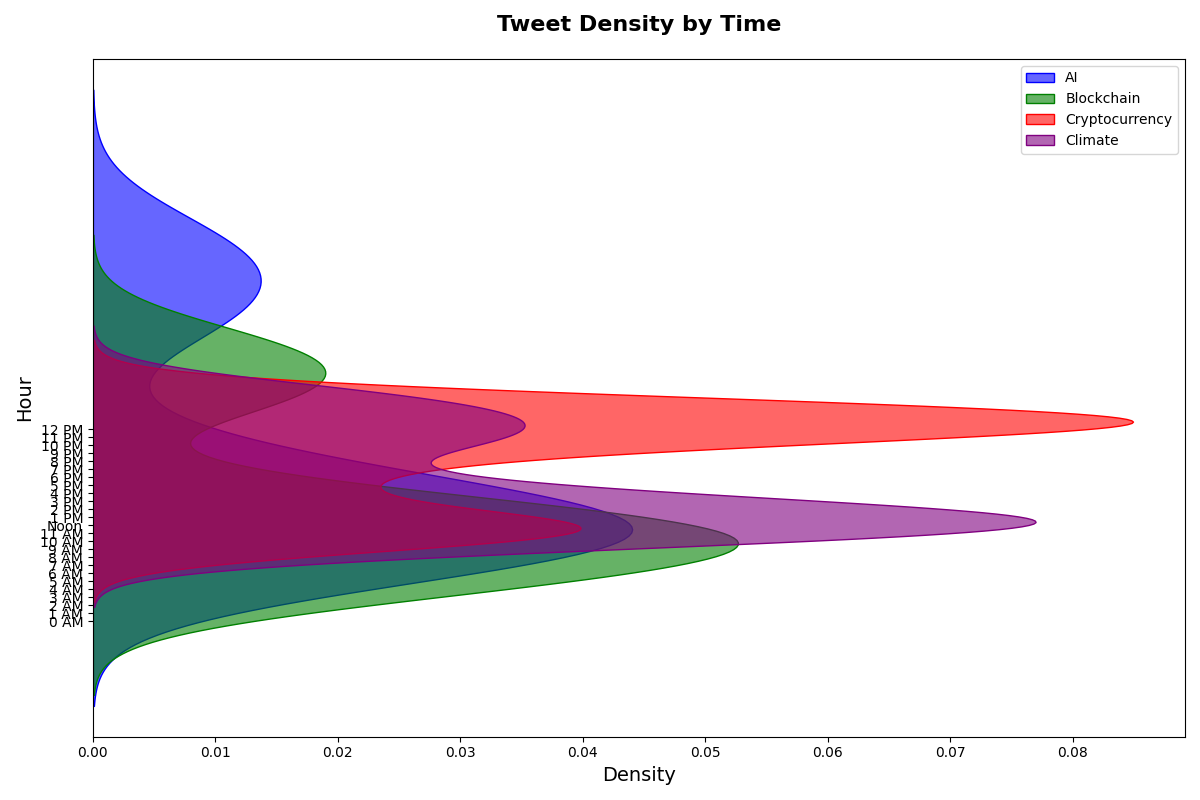

Generate this figure with Python:
import numpy as np
import matplotlib.pyplot as plt
import seaborn as sns

# Data for plotting
time_of_day = np.linspace(0, 24, 100)

tweets_ai = np.piecewise(time_of_day,
                         [time_of_day < 6, (time_of_day >= 6) & (time_of_day < 12), (time_of_day >= 12) & (time_of_day < 18), time_of_day >= 18],
                         [lambda x: 10 + 2*x, lambda x: 25 - 1.5*x, lambda x: 5 + 2.5*x, lambda x: 30 - x])

tweets_blockchain = np.piecewise(time_of_day,
                                 [time_of_day < 6, (time_of_day >= 6) & (time_of_day < 12), (time_of_day >= 12) & (time_of_day < 18), time_of_day >= 18],
                                 [lambda x: 8 + 1.5*x, lambda x: 20 - x, lambda x: 4 + 1.8*x, lambda x: 22 - 0.8*x])

tweets_cryptocurrency = np.piecewise(time_of_day,
                                     [time_of_day < 6, (time_of_day >= 6) & (time_of_day < 12), (time_of_day >= 12) & (time_of_day < 18), time_of_day >= 18],
                                     [lambda x: 15 + 1.8*x, lambda x: 30 - 0.5*x, lambda x: 10 + x, lambda x: 24 - 0.6*x])

tweets_climate = np.piecewise(time_of_day,
                              [time_of_day < 6, (time_of_day >= 6) & (time_of_day < 12), (time_of_day >= 12) & (time_of_day < 18), time_of_day >= 18],
                              [lambda x: 12 + 2*x, lambda x: 22 - x, lambda x: 8 + 1.2*x, lambda x: 26 - 0.7*x])

# Plot setup
fig, ax = plt.subplots(figsize=(12, 8))

sns.kdeplot(tweets_ai, color='blue', shade=True, alpha=0.6, ax=ax, label='AI', vertical=True)
sns.kdeplot(tweets_blockchain, color='green', shade=True, alpha=0.6, ax=ax, label='Blockchain', vertical=True)
sns.kdeplot(tweets_cryptocurrency, color='red', shade=True, alpha=0.6, ax=ax, label='Cryptocurrency', vertical=True)
sns.kdeplot(tweets_climate, color='purple', shade=True, alpha=0.6, ax=ax, label='Climate', vertical=True)

ax.set_title('Tweet Density by Time', fontsize=16, fontweight='bold', pad=20)
ax.set_ylabel('Hour', fontsize=14)
ax.set_xlabel('Density', fontsize=14)
plt.yticks(np.arange(0, 25, step=1), labels=[f'{int(i)} AM' if i < 12 else ('Noon' if i == 12 else f'{int(i)-12} PM') for i in np.arange(0, 25, step=1)])
ax.legend()

plt.tight_layout()
plt.show()
